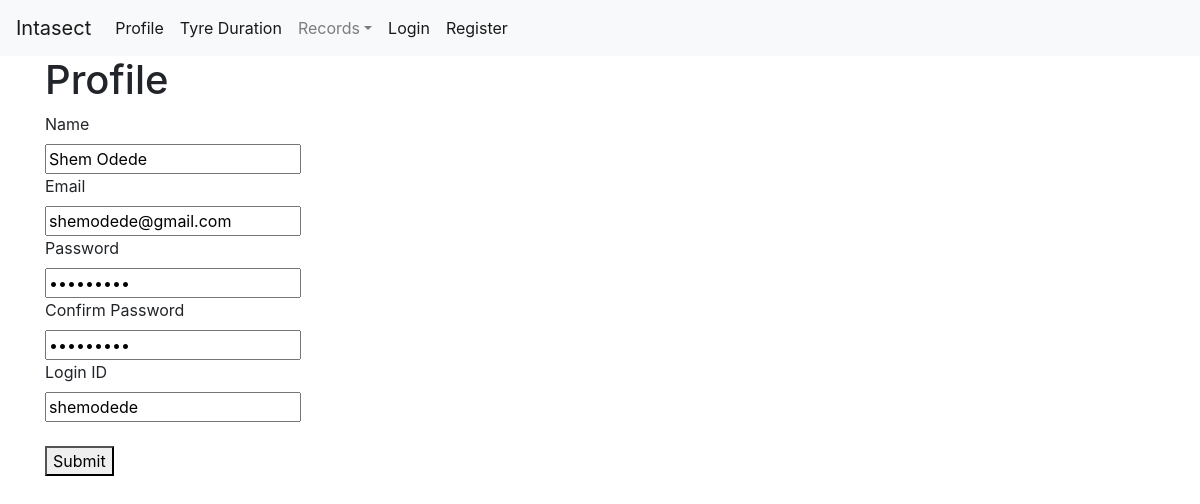
Screenshot of /user_profile (signed in) with the database file from the repository.
### tables this page shows
CREATE TABLE users (
            ID INTEGER PRIMARY KEY NOT NULL,
            NAME VARCHAR(30) NOT NULL,
            EMAIL VARCHAR(30) NOT NULL,
            LOGINID VARCHAR(15) NOT NULL,
            PASSWD VARCHAR(15) NOT NULL,
            USERTYPE SMALLINT NOT NULL
        );

### app.py (the view, shortened to what this page needs)
@app.route('/user_profile', methods=['POST', 'GET'])
def user_profile():
    context = {}
    if request.method == 'GET':
        user_object = functions.get_user_object_with_id(DB_FILENAME, user_auth.userid)
        print(user_object)
        name = user_object[1]
        email = user_object[2]
        password = user_object[3]
        loginid = user_object[4]
        context = {
            'name': name,
            'email': email,
            'password': password,
            'loginid': loginid
        }
    return render_template('user_profile.html', **context)

### sql/functions.py (called while the page is built)
def get_user_object_with_id(db_file, user_id):
    conn = sqlite3.connect(db_file)
    cur = conn.cursor()
    cur.execute(select_user_object_by_id_statement, [user_id])
    row = cur.fetchone()
    return row

### templates/user_profile.html
{% extends 'base.html' %}
{% block content %}
<h1>{% block title %} Profile {% endblock %}</h1>
<div>
    <form method="post">
        <label for="name">Name</label>
        <br>
        <input type="text" name="name" placeholder="" value="{{name}}"></input>
        <br>
        <label for="email">Email</label>
        <br>
        <input type="text" name="email" placeholder="" value="{{email}}"></input>
        <br>
        <label for="password">Password</label>
        <br>
        <input type="password" name="password" placeholder="" value="{{password}}"></input>
        <br>
        <label for="confirm_password">Confirm Password</label>
        <br>
        <input type="password" name="confirm_password" placeholder="" value="{{password}}"></input>
        <br>
        <label for="loginid">Login ID</label>
        <br>
        <input type="text" name="loginid" placeholder="" value="{{loginid}}"></input>
        <br>
        <br>
        <button type="submit">Submit</button>
    </form>
</div>
{% endblock %}

### rows the page displays
users: name "Shem Odede", email "shemodede@gmail.com", loginid "shemodede"
